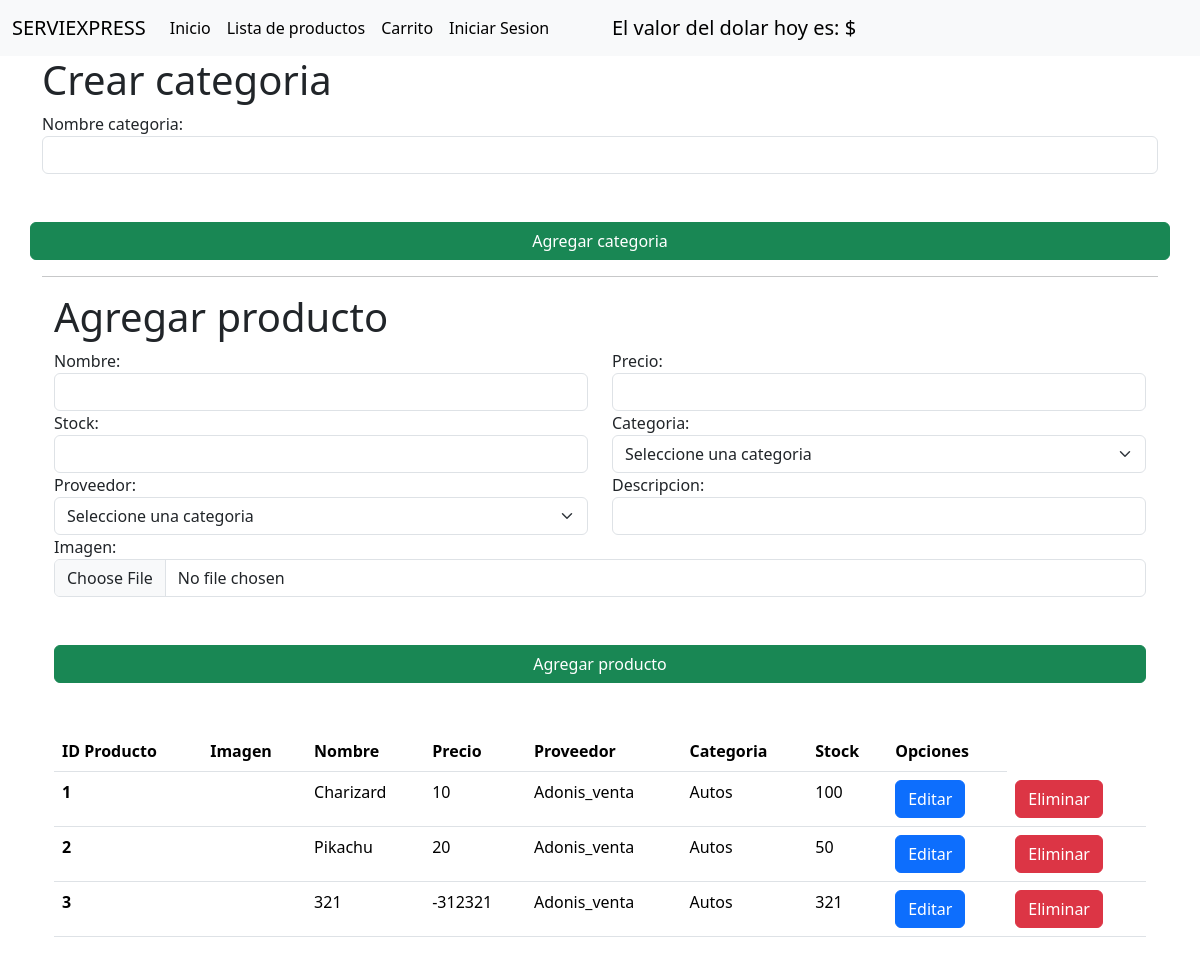
/crud/productos, run on an earlier commit of the app's database.
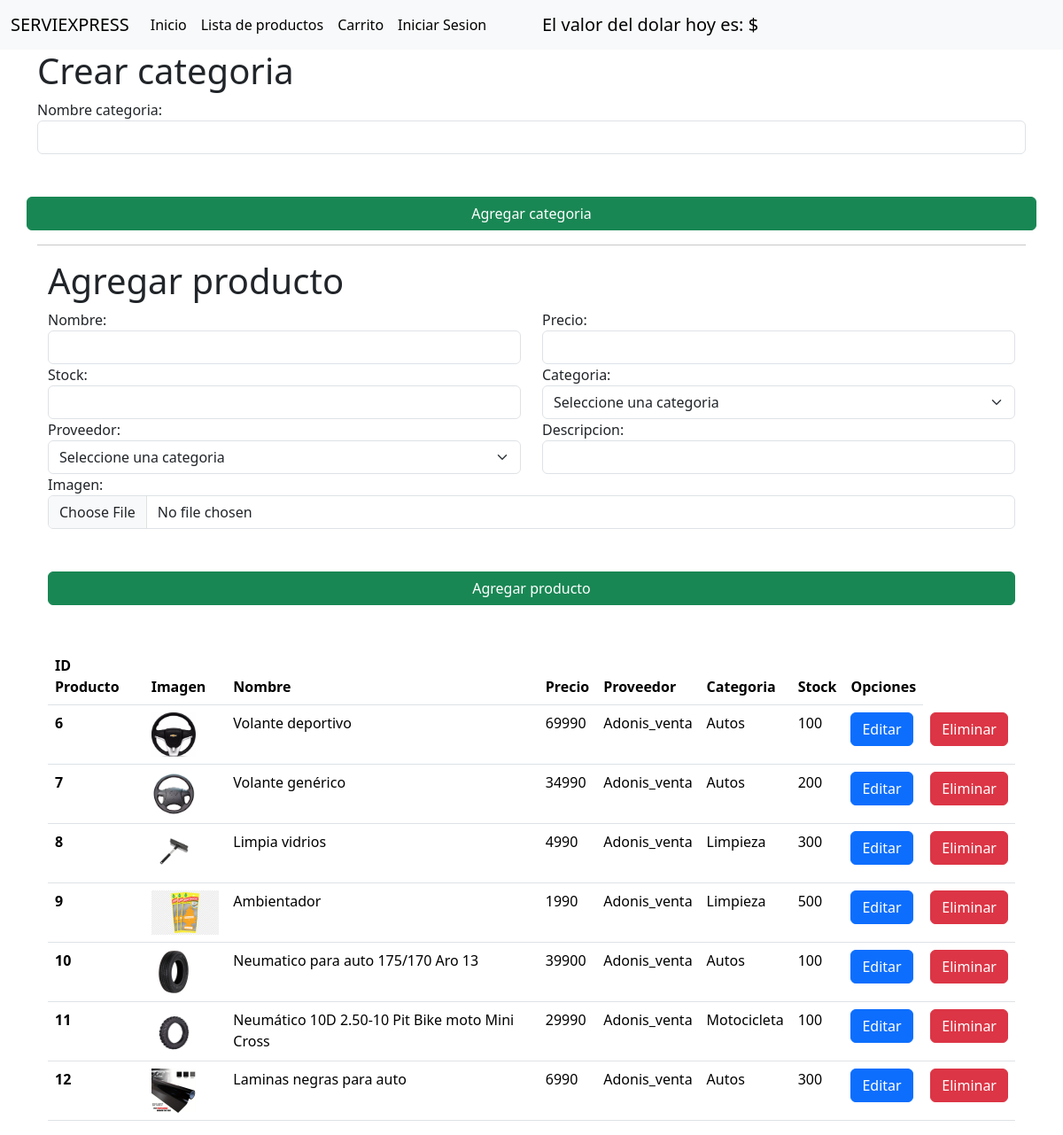
And on a later commit of the database.
### taller/models.py (models this page shows, shortened)
class Producto(models.Model):
    id_producto = models.AutoField(primary_key=True)
    nombre_producto = models.CharField(max_length=200)
    precio = models.IntegerField(default=0)
    descripcion = models.CharField(max_length=200)
    imagenUrl = models.ImageField(upload_to="imagenesProductos")
    stock = models.IntegerField(default=0)
    proveedor = models.ForeignKey(Proveedor, on_delete=models.CASCADE)
    categoria = models.ForeignKey(Categoria_producto, on_delete=models.CASCADE)

class Proveedor(models.Model):
    id_proveedor = models.AutoField(primary_key=True)
    nombre_proveedor = models.CharField(max_length=200)
    telefono = models.IntegerField()
    correo_electronico = models.CharField(max_length=200)
    informacion_extra = models.CharField(max_length=200, null=True, blank=True)

class Categoria_producto(models.Model):
    id_categoria = models.AutoField(primary_key=True)
    nombre_categoria = models.CharField(max_length=200)

### taller/views.py (the view)
# urls.py: path("crud/productos", views.crudProductos, name="crud_productos"),
def crudProductos(request):
    vProductos = Producto.objects.all
    vCategorias = Categoria_producto.objects.all
    template = loader.get_template("taller/crudProductos.html")
    vProveedores = Proveedor.objects.all()
    context = {"productos": vProductos, "categorias": vCategorias, "proveedores": vProveedores}
    return HttpResponse(template.render(context, request))

### carrito/context_processors.py (called while the page is built)
def cart(request):
    return {'carrito': Carrito(request)}

### taller/templates/taller/crudProductos.html (shortened to what this page needs)
{% extends "./base.html"%}
{% load static %}
{% block body%}
    <div class="container">
        <h1>Crear categoria</h1>
        <form id="formAgregar" action="{% url 'agregar_categoria' %}" method="POST" enctype="multipart/form-data">{% csrf_token %}
            <div class="row">
                <div class="col-md-12">
                    <label for="txtnombreCategoria">Nombre categoria:</label>
                    <input name="txtnombreCategoria" id="txtnombreCategoria" type="text" class="form-control">
                </div>
            <button class="btn btn-success mt-5 w-100">Agregar categoria</button>
        </form>
    </div>
    <hr>
    <div class="container mt-3">
        <h1>Agregar producto</h1>
        <form id="formAgregar" action="agregarProductoForm" method="POST" enctype="multipart/form-data">{% csrf_token %}
            <div class="row">
                <div class="col-md-6">
                    <label for="txtnombre">Nombre:</label>
                    <input name="txtnombre" id="txtnombre" type="text" class="form-control">
                </div>
                <div class="col-md-6">
                    <label for="txtprecio">Precio:</label>
                    <input name="txtprecio" id="txtprecio" type="text" class="form-control">
                </div>
                <div class="col-md-6">
                    <label for="txtStock">Stock:</label>
                    <input name="txtStock" id="txtStock" type="text" class="form-control">
                </div>
                <div class="col-md-6">
                    <label for="cmbCategoria">Categoria:</label>
                    <select id="cmbCategoria" name="cmbCategoria" class="form-select" aria-label="Default select example">
                        <option disabled selected>Seleccione una categoria</option>
                      </select>
                </div>
                <div class="col-md-6">
                    <label for="cmbProveedor">Proveedor:</label>
                    <select id="cmbProveedor" name="cmbProveedor" class="form-select" aria-label="Default select example">
                        <option disabled selected>Seleccione una categoria</option>
                      </select>
                </div>
                <div class="col-md-6">
                    <label for="txtDescripcion">Descripcion:</label>
                    <input name="txtDescripcion" id="txtDescripcion" type="text" class="form-control">
                </div>
                <div class="col-md-12">
                    <label for="txtImagen">Imagen:</label>
                    <input name="txtImagen" id="txtImagen" type="file" class="form-control">
                </div>
            </div>
            <button class="btn btn-success mt-5 w-100">Agregar producto</button>
        </form>
    </div>
<div class="container mt-5">
    <table class="table">
        <thead>
          <tr>
            <th scope="col">ID Producto</th>
            <th scope="col">Imagen</th>
            <th scope="col">Nombre</th>
            <th scope="col">Precio</th>
            <th scope="col">Proveedor</th>
            <th scope="col">Categoria</th>
            <th scope="col">Stock</th>
            <th scope="col">Opciones</th>
          </tr>
        </thead>
        <tbody>
            {% for p in productos %}
          <tr>
            <th scope="row">{{p.id_producto}}</th>
            <td><img src="{{p.imagenUrl.url}}" alt="" height="50"></td>
            <td>{{p.nombre_producto}}</td>
            <td>{{p.precio}}</td>
            <td>{{p.proveedor.nombre_proveedor  }}</td>
            <td>{{p.categoria.nombre_categoria}}</td>
            <td>{{p.stock}}</td>
            <td><a href="{% url 'editar_producto' p.pk %}" class="btn btn-primary">Editar</a></td>
            <td><a href="{% url 'eliminar_producto' p.pk%}" class="btn btn-danger">Eliminar</a></td>
          </tr>
            {% endfor %}
        </tbody>
      </table>
</div>
{% endblock %}

### taller/templates/taller/base.html (shortened to what this page needs)
{% load static %}
<!DOCTYPE html>
<html lang="en">
<head>
    <link href="https://cdn.jsdelivr.net/npm/bootstrap@5.3.2/dist/css/bootstrap.min.css" rel="stylesheet">
</head>
<body>
    <nav class="navbar navbar-expand-lg bg-body-tertiary">
        <div class="container-fluid">
          <a class="navbar-brand" href="/">SERVIEXPRESS</a>
          <div class="collapse navbar-collapse" id="navbarSupportedContent">
            <ul class="navbar-nav me-auto mb-2 mb-lg-0">
              <li class="nav-item">
                <a class="nav-link active" aria-current="page" href="{% url 'home' %}">Inicio</a>
              </li>
              <li class="nav-item">
                <a class="nav-link active" aria-current="page" href="/productos">Lista de productos</a>
              </li>
              <li class="nav-item">
                <a class="nav-link active" href="/carrito">Carrito</a>
              </li>
              {% if user.is_authenticated %}
              <li class="nav-item">
                <a class="nav-link active" href="{% url 'logout' %}">Cerrar Sesion</a>
              </li>
              {% else %}
              <li class="nav-item">
                <a class="nav-link active" href=" {% url 'login' %}">Iniciar Sesion</a>
              </li>
              {% endif %}
            </ul>
          </div>
        </div>
        <div class="container-fluid">
          <a class="navbar-brand" href="#">El valor del dolar hoy es: $</a>
        </div>
      </nav>
    {% block body %}
    {% endblock %}
</body>
</html>

What changed in the data, as far as the page shows it:
removed Producto: id_producto "1", nombre_producto "Charizard", precio "10", proveedor.nombre_proveedor "Adonis_venta", categoria.nombre_categoria "Autos", stock "100"
removed Producto: id_producto "2", nombre_producto "Pikachu", precio "20", proveedor.nombre_proveedor "Adonis_venta", categoria.nombre_categoria "Autos", stock "50"
removed Producto: id_producto "3", nombre_producto "321", precio "-312321", proveedor.nombre_proveedor "Adonis_venta", categoria.nombre_categoria "Autos", stock "321"
added Producto: id_producto "6", imagenUrl (picture), nombre_producto "Volante deportivo", precio "69990", proveedor.nombre_proveedor "Adonis_venta", categoria.nombre_categoria "Autos", stock "100"
added Producto: id_producto "7", imagenUrl (picture), nombre_producto "Volante genérico", precio "34990", proveedor.nombre_proveedor "Adonis_venta", categoria.nombre_categoria "Autos", stock "200"
added Producto: id_producto "8", imagenUrl (picture), nombre_producto "Limpia vidrios", precio "4990", proveedor.nombre_proveedor "Adonis_venta", categoria.nombre_categoria "Limpieza", stock "300"
added Producto: id_producto "9", imagenUrl (picture), nombre_producto "Ambientador", precio "1990", proveedor.nombre_proveedor "Adonis_venta", categoria.nombre_categoria "Limpieza", stock "500"
added Producto: id_producto "10", imagenUrl (picture), nombre_producto "Neumatico para auto 175/170 Aro 13", precio "39900", proveedor.nombre_proveedor "Adonis_venta", categoria.nombre_categoria "Autos", stock "100"
added Producto: id_producto "11", imagenUrl (picture), nombre_producto "Neumático 10D 2.50-10 Pit Bike moto Mini Cross", precio "29990", proveedor.nombre_proveedor "Adonis_venta", categoria.nombre_categoria "Motocicleta", stock "100"
added Producto: id_producto "12", imagenUrl (picture), nombre_producto "Laminas negras para auto", precio "6990", proveedor.nombre_proveedor "Adonis_venta", categoria.nombre_categoria "Autos", stock "300"
